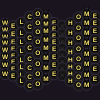
Frame 1 (no input)
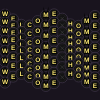
Frame 60 (no input)
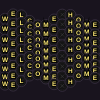
Frame 120 (the mouse pressed at the canvas centre since frame 60)

The p5.js sketch that drew these frames (run headless with seeded random() and noise() and a simulated clock; from frame 60 on, the mouse is pressed at the canvas centre):

// p5.js sketch
// ── sketch.js
let wavesPerCanvas = 2;
let amplitude = 6;
let offset = 0;

let rowCount = 8; // Number of overlapping phrases

function setup() {
    createCanvas(100, 100);
    textAlign(CENTER, CENTER);
    textFont('Arial');
    textStyle(BOLD);
}

function draw() {
    background(25, 20, 30);

    // Draw "WELCOME HOME" multiple times
    for (let row = 0; row < rowCount; row++) {

        // Spread the phrases vertically
        let yBase = map(row, 0, rowCount - 1, 20, 80);

        // Slightly change the wave for every layer
        let rowOffset = offset + row * 0.35;

        drawButtonWave(
            "WELCOME HOME",
            yBase,
            rowOffset
        );
    }

    // Animate the waves
    offset += 0.03;
}


function drawButtonWave(txt, baseHeight, currentOffset) {
    let letterCount = txt.length;

    for (let i = 0; i < letterCount; i++) {

        // Spread the letters across the canvas
        let x = map(
            i,
            0,
            letterCount - 1,
            5,
            95
        );

        // Create the wave
        let mappedI = map(
            x,
            0,
            width,
            0,
            wavesPerCanvas * TWO_PI
        );

        let y =
            baseHeight +
            sin(mappedI - currentOffset) * amplitude;

        let char = txt[i];

        push();

        translate(x, y);

        // -------------------------
        // BUTTON
        // -------------------------

        // Outer button
        fill(20, 20, 20);
        stroke(60, 50, 70);
        strokeWeight(0.8);

        ellipse(0, 0, 11, 11);

        // Inner rim
        noFill();
        stroke(40, 35, 45);
        strokeWeight(0.4);

        ellipse(0, 0, 8, 8);

        // -------------------------
        // THREAD HOLES
        // -------------------------

        fill(10);
        noStroke();

        circle(-1.8, -1.8, 1);
        circle(1.8, -1.8, 1);
        circle(-1.8, 1.8, 1);
        circle(1.8, 1.8, 1);

        // -------------------------
        // X STITCHES
        // -------------------------

        stroke(70, 70, 70);
        strokeWeight(0.5);

        line(
            -1.8,
            -1.8,
            1.8,
            1.8
        );

        line(
            -1.8,
            1.8,
            1.8,
            -1.8
        );

        // -------------------------
        // LETTER
        // -------------------------

        textSize(6.5);

        // Black outline
        stroke(0);
        strokeWeight(1.5);
        fill(0);
        text(char, 0, 0);

        // Yellow letter
        noStroke();
        fill(255, 235, 120);
        text(char, 0, 0);

        pop();
    }
}


// ── sketch1.js

let numWaves = 50

function setup(){
    createCanvas(windowWidth, windowHeight)
    noFill()
}

function draw(){  
    background(230)

    noiseWave(10, 150, height/2, 0.05)
}

function sinWave(wavesPerCanvas, amplitude, yLoc, speed){

    let offset = frameCount*speed

    push()
    translate(0,yLoc)

    beginShape()

    for(let i = 0; i < width; i++){

        let mappedI = map(i,0,width,0,wavesPerCanvas*TWO_PI)
        let y = sin(mappedI-offset)*amplitude

        vertex(i,y)
    }

    endShape()
    pop()
}

function nShape(xLoc, yLoc, numVertices, radius){

    push()
    translate(xLoc,yLoc)

    fill(40)
    noStroke()

    ellipse(0,0,radius*2,radius*1.5)

    triangle(
        -radius,-radius*.3,
        -radius*.6,-radius*1.3,
        0,-radius*.6
    )

    triangle(
        radius,-radius*.3,
        radius*.6,-radius*1.3,
        0,-radius*.6
    )

    fill(255)

    ellipse(-radius*.35,-radius*.1,radius*.3,radius*.4)
    ellipse(radius*.35,-radius*.1,radius*.3,radius*.4)

    pop()
}

function noiseWave(density, amplitude, yLoc, speed){

    let offset = frameCount*speed

    push()
    translate(0,yLoc)

    beginShape()

    for(let x = 0; x < width; x++){

        let seed = map(x,0,width,0,density)+offset
        let y = noise(seed)*amplitude

        vertex(x,y)
    }

    endShape()
    pop()
}

function mousePressed(){

    let v = floor(random(15,30))
    nShape(mouseX,mouseY,v, v)
}
// ── week4.html
<head>
    <script src="https://cdn.jsdelivr.net/npm/p5@2.3.2/lib/p5.js"></script>

  <link rel="stylesheet" href="../style.css">

 </head>
<body>

<h3> Week 4 Demos </h3>

 <a href = "week4.html" > Week 4 Demos </a>

<a href = "../index.html"> back to landing page </a>

  <!-- <script src="sketch.js"></script>  -->

<script src="sketch1.js"></script>
